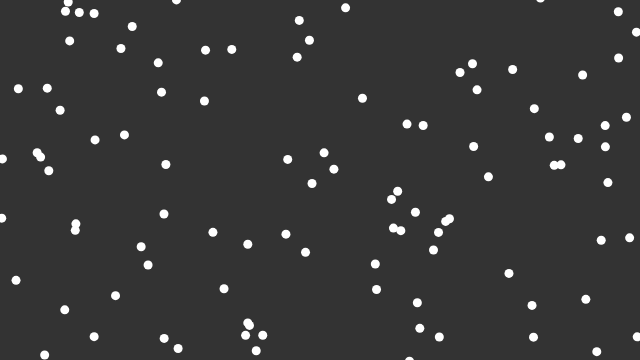
Frame 1 (no input)
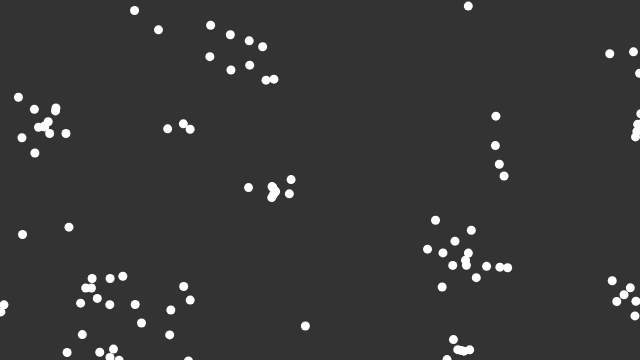
Frame 60 (no input)
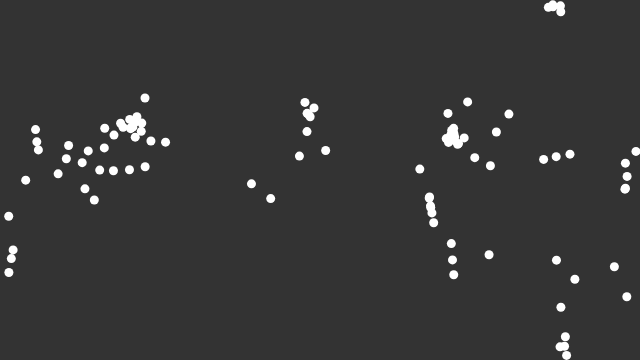
Frame 120 (the mouse pressed at the canvas centre since frame 60)

The p5.js sketch that drew these frames (run headless with seeded random() and noise() and a simulated clock; from frame 60 on, the mouse is pressed at the canvas centre):

// p5.js sketch
// ── sketch.js
const flock = [];

let slideAlign, slideCohesion, slideSeparate;

function setup() {
	createCanvas(640, 360);
	slideAlign = createSlider(0, 5, 1, 0.1)
	slideCohesion = createSlider(0, 5, 1, 0.1)
	slideSeparate = createSlider(0, 5, 1, 0.1)
	for (let i = 0; i < 100; i++) {
		flock.push(new Boid());
	}

}

function draw() {
	background(51);

	for (let boid of flock) {
		boid.edges();
		boid.flock(flock);
		boid.update();
		boid.show();
	}
}

// ── boid.js
class Boid {
    constructor() {
        this.position = createVector(random(width), random(height));
        this.velocity = p5.Vector.random2D();
        this.velocity.setMag(random(2, 4));
        this.acceleration = createVector();
        this.maxForce = 1;
        this.maxSpeed = 5;
    }

    edges() {
        if (this.position.x > width) {
            this.position.x = 0;
        } else if (this.position.x < 0) {
            this.position.x = width;
        } else if (this.position.y > height) {
            this.position.y = 0;
        } else if (this.position.y < 0) {
            this.position.y = height;
        }
    }

    align(boids) {
        let perceptionRadius = 30;
        let steering = createVector();
        let total = 0;
        for (let other of boids) {
            let d = dist(
                this.position.x,
                this.position.y,
                other.position.x,
                other.position.y
            );
            if (other != this && d < perceptionRadius) {
                steering.add(other.velocity);
                total++;
            }
        }
        if (total > 0) {
            steering.div(total);
            steering.setMag(this.maxSpeed);
            steering.sub(this.velocity);
            steering.limit(this.maxForce)
        }
        return steering;
    }

    cohesion(boids) {
        let perceptionRadius = 30;
        let steering = createVector();
        let total = 0;
        for (let other of boids) {
            let d = dist(
                this.position.x,
                this.position.y,
                other.position.x,
                other.position.y
            );
            if (other != this && d < perceptionRadius) {
                steering.add(other.position);
                total++;
            }
        }
        if (total > 0) {
            steering.div(total);
            steering.sub(this.position);
            steering.setMag(this.maxSpeed);
            steering.sub(this.velocity);
            steering.limit(this.maxForce)
        }
        return steering;
    }
    separation(boids) {
        let perceptionRadius = 30;
        let steering = createVector();
        let total = 0;
        for (let other of boids) {
            let d = dist(
                this.position.x,
                this.position.y,
                other.position.x,
                other.position.y
            );
            if (other != this && d < perceptionRadius) {
                let diff = p5.Vector.sub(this.position, other.position);
                diff.div(d);
                steering.add(diff);
                total++;
            }
        }
        if (total > 0) {
            steering.div(total);
            steering.setMag(this.maxSpeed);
            steering.sub(this.velocity);
            steering.limit(this.maxForce)
        }
        return steering;
    }

    flock(boids) {

        let alignment = this.align(boids);
        let cohesion = this.cohesion(boids);
        let separation = this.separation(boids);

        separation.mult(slideSeparate.value())
        cohesion.mult(slideCohesion.value())
        alignment.mult(slideAlign.value())

        this.acceleration.add(separation);
        this.acceleration.add(alignment);
        this.acceleration.add(cohesion);
    }

    update() {
        this.position.add(this.velocity);
        this.velocity.add(this.acceleration);
        this.velocity.limit(this.maxSpeed);
        this.acceleration.mult(0);
    }

    show() {
        strokeWeight(9);
        stroke(255);
        point(this.position.x, this.position.y);
    }
}
